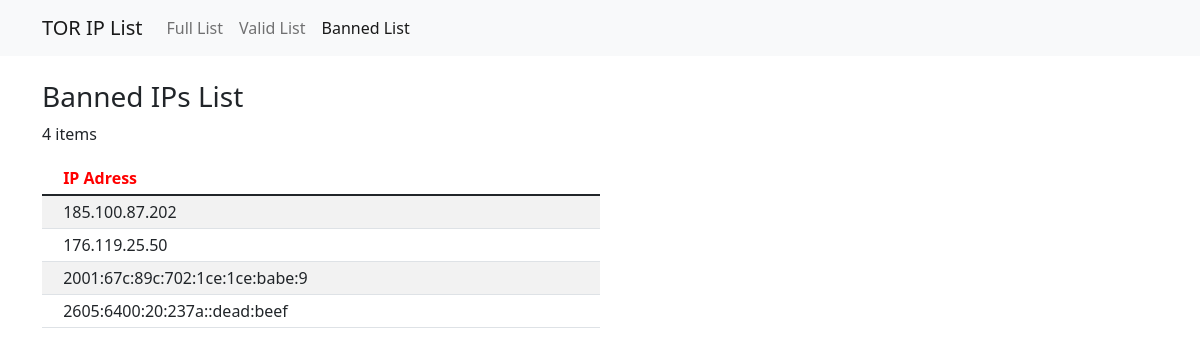
/bannedList, run on the app's committed database.
### tables this page shows
CREATE TABLE banned_ip (
                ip_address TEXT PRIMARY KEY
            );

### main.py (the view)
@app.get('/bannedList')
def BannedList():
    resp = server_getBannedList()
    if request.is_json:
        resp = make_response(jsonify(resp))
        resp.headers['Access-Control-Allow-Origin'] = '*'
        return resp
    else:
        return render_template('bannedList.html', len = len(resp), ips = resp)

### src/app_server.py (called while the page is built)
def server_getBannedList():
    return db_GetList('banned')

### src/database/ipDB.py (called while the page is built)
def db_connect_to_db():
    conn = sl.connect('src/database/ips_tor.db')
    return conn

def db_GetList(query_type):
    db_SetDB()
    conn = db_connect_to_db()
    c = conn.cursor()
    if(query_type == 'banned'):
        data = c.execute(query_banned)
    elif(query_type == 'full'):
        data = c.execute(query_full)
    ret = []
    for row in data:
        ret.append(row[0])
    conn.close()
    return ret

def db_verifDB():
    conn = db_connect_to_db()
    c = conn.cursor()
    data = c.execute(sql_verif)
    if (data.fetchone()[0]==1):
        conn.close()
        return True
    else:
        conn.close()
        return False

def db_SetDB():
    if not db_verifDB():
        print("Generating Database...")
        db_createBannedTable()
        db_CreateFullListTable()

### templates/bannedList.html
{% extends 'base.html' %}
{% set active_page = "BannedList" %}
{% block content %}
<h3>Banned IPs List</h3>
<p>{{len}} items</p>
<table class="table table-striped table-sm" style="width: 50%;">
    <thead>
        <tr style="color: red; ">
            <th scope="col"></th>
            <th scope="col">IP Adress</th>
        </tr>
    </thead>
    <tbody>
        {%for i in range(0, len)%}
        <tr>
            <td></td>
            <td>{{ips[i]}}</td>
        </tr>
        {%endfor%}
    </tbody>
</table>
{% endblock %}

### data on the page
banned_ip: ip_address "185.100.87.202"
banned_ip: ip_address "176.119.25.50"
banned_ip: ip_address "2001:67c:89c:702:1ce:1ce:babe:9"
banned_ip: ip_address "2605:6400:20:237a::dead:beef"

### other printed values
{{ len }} "4"
